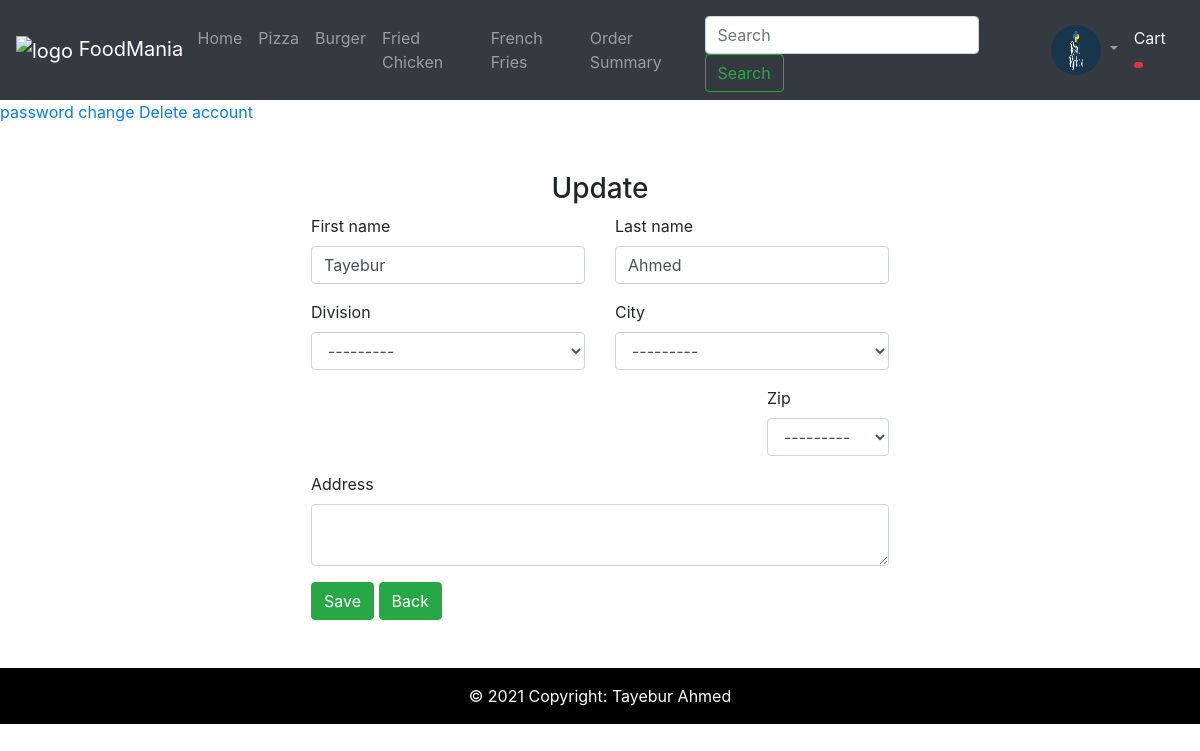
Screenshot of /edit_profile/ (signed in) with the database file from the repository.
### account/models.py (models this page shows, shortened)
class User(AbstractBaseUser, PermissionsMixin):
    email = models.EmailField(
        verbose_name='email address',  # to show its name in admin
        max_length=255,
        unique=True, validators=[validate_email_SMTP, ]  # list your own validator func here
    )
    date_joined = models.DateField(verbose_name='date joined',
                                   auto_now_add=True)  # when account gets created the date gets set
    last_joined = models.DateField(verbose_name='last joined',
                                   auto_now=True)  # when account gets created the date gets set
    username = models.CharField(max_length=60, unique=True)
    profile_image = models.ImageField(upload_to=profile_image_file_path, default=default_image_file_path, null=True,
                                      blank=True)
    first_name = models.CharField(max_length=60, null=True, blank=True)
    last_name = models.CharField(max_length=60, null=True, blank=True)
    is_active = models.BooleanField(default=True)  # only this true
    is_staff = models.BooleanField(default=False)  # a admin user; non super-user
    is_admin = models.BooleanField(default=False)  # a superuser
    is_customer = models.BooleanField(default=False)  # a customer
    is_seller = models.BooleanField(default=False)  # a seller
    objects = UserManager()  # To link it with UserManager(BaseUserManager)
    USERNAME_FIELD = 'email'
    REQUIRED_FIELDS = ['username']  # Besides email what must be required
    def __str__(self):
        return self.username  # Django uses this when it needs to convert the object into string
    @property
    def profile_imgURL(self):  # you can also use {{ user.profile_image.url }}
        try:
            url = self.profile_image.url
        except:
            url = ''
        return url
    def image_tag(self):  # use image_tag in list_display
        if self.profile_image:
            return mark_safe('<img src="/media/%s" width="50" height="50" />' % self.profile_image)
        else:
            return mark_safe('<img src="/media/default.jpg" width="50" height="50" />')
    image_tag.short_description = 'Profile image'  # name of the column will be now Pictures

class Customer(models.Model):
    user = models.OneToOneField(User, on_delete=models.CASCADE,null=True)
    first_name = models.CharField(max_length=100, null=True, blank=True)
    last_name = models.CharField(max_length=100, null=True, blank=True)
    date_created = models.DateField(verbose_name='date joined', auto_now_add=True)
    last_login = models.DateField(verbose_name=' last login', auto_now=True)
    division = models.ForeignKey(Division, on_delete=models.CASCADE, blank=True, null=True)
    city = models.ForeignKey(City, on_delete=models.CASCADE, blank=True, null=True)
    zip = models.ForeignKey(Zip, on_delete=models.CASCADE, blank=True, null=True)
    address = models.CharField(max_length=200, null=True, blank=True)

### account/views.py (the view, shortened to what this page needs)
# urls.py: path('edit_profile/', views.edit_profile, name='edit_profile'),
def edit_profile(request):
    if request.method == 'GET':                                           #
        request.session['from'] = request.META.get('HTTP_REFERER', '/')   #  when post is recived ,the functions again runs from the top
    customer = get_object_or_404(Customer, user=request.user)             #
    form = CustomerUpdateForm(instance=customer or None)
    context = {'form': form}
    return render(request, 'account/edit_profile.html', context)

### account/models.py (called while the page is built)
    def __str__(self):
        return self.name

### account/templates/account/edit_profile.html (shortened to what this page needs)
{%  extends 'main.html' %}
{% block content %}
<a href="{%  url 'password_change' %}" >password change</a>
<a href="{%  url 'delete_process' %}" >Delete account</a>
{%  load crispy_forms_tags %}
<div class="d-flex justify-content-center m-5">
<form method="POST" >
          <h3 class="text-center">Update</h3>
          <div class="row">
              <div class="col-6">
                {{ form.first_name|as_crispy_field }}
              </div>
              <div class="col-6">
                {{ form.last_name|as_crispy_field }}
              </div>
          </div>
            <div class="row">
              <div class="col-6">
                {{ form.division|as_crispy_field }}
              </div>
              <div class="col-6">
                {{ form.city|as_crispy_field }}
              </div>
            </div>
            <div class="row ">
              <div class="col-3 ml-auto">
                {{ form.zip|as_crispy_field }}
              </div>
            </div>
            <div class="row ">
              <div class="col-12">
                {{ form.address|as_crispy_field }}
              </div>
            </div>
    <button type="submit" class="btn btn-success">Save</button>
    <a href="{{request.META.HTTP_REFERER}}" type="button" class="btn btn-success">Back</a>
 </form>
</div>
{% endblock content %}

### templates/navbar.html (shortened to what this page needs)
{%  load static %}
<nav class="navbar navbar-dark bg-dark navbar-expand-sm">
          <a class="navbar-brand" href="{% url 'home' %}">
            <img src="https://s3.eu-central-1.amazonaws.com/bootstrapbaymisc/blog/24_days_bootstrap/logo_white.png" width="30" height="30" alt="logo">
            FoodMania
          </a>
          <div class="collapse navbar-collapse" id="navbar-list-4">
                    <ul class="navbar-nav mr-auto">
                              <li class="nav-item">
                                    <a class="nav-link {% if active_link == 'home' %}active {% endif %}" href="{% url 'home' %}">Home </a>
                              </li>
                              <li class="nav-item">
                                    <a class="nav-link  {% if active_link == 'pizza' %}active {% endif %}" href="{% url 'pizza' %}">Pizza</a>
                              </li>
                              <li class="nav-item">
                                    <a class="nav-link  {% if active_link == 'burger' %}active {% endif %}" href="{% url 'burger' %}">Burger</a>
                              </li>
                              <li class="nav-item">
                                     <a class="nav-link {% if active_link == 'fried_chicken'%}active {% endif %}" href="{% url 'fried_chicken' %}">Fried Chicken</a>
                              </li>
                              <li class="nav-item">
                                    <a class="nav-link {% if active_link == 'french_fries'%} active {% endif %}" href='{% url "french_fries" %}'>French Fries</a>
                              </li>
                              <li class="nav-item">
                                    <a class="nav-link {% if active_link == 'order_summary' %} active {% endif %}" href="{% url 'order_tracker' %}">Order Summary</a>
                              </li>
                    </ul>
                    <ul class="navbar-nav mx-auto">
                        <li class="nav-item pt-2">
                            <form class="form-inline" action="{% url 'search' %}">
                                <input class="form-control mr-sm-2 search" type="search" placeholder="Search" aria-label="Search" name="q">
                                <button class="btn btn-outline-success my-2 my-sm-0 search-form" type="submit">Search</button>
                            </form>
                        </li>
                    </ul>
                  <ul class="navbar-nav">
                        <li class="nav-item dropdown">
                            <a class="nav-link dropdown-toggle" href="#" id="navbarDropdownMenuLink" role="button" data-toggle="dropdown" aria-haspopup="true" aria-expanded="false">
                              <img {% if request.user.is_authenticated %} src="{{ user.profile_imgURL }}" {% endif %}  src="https://img.icons8.com/bubbles/50/000000/cloud-account-login-male.png" width="50px" height="50px" class="rounded-circle">
                            </a>
                       </li>
                  </ul>
                <ul class="navbar-nav navbar-right">
                  <li class="nav-item">
                      <a class="nav-link text-light" href="{% url 'cart' %}" id="cart"> Cart <span class="badge rounded bg-danger">
                      </span></a>
                  </li>
                </ul>
          </div>
</nav>

### static/css/main.css (style rules this page uses)
html, body { width: 100%; margin: 0px !important; padding: 0px !important; overflow-x: hidden !important; }

### rows the page displays
User: profile_imgURL (placeholder picture)
Customer: first_name "Tayebur", last_name "Ahmed", division "---------", city "---------", zip "---------"
